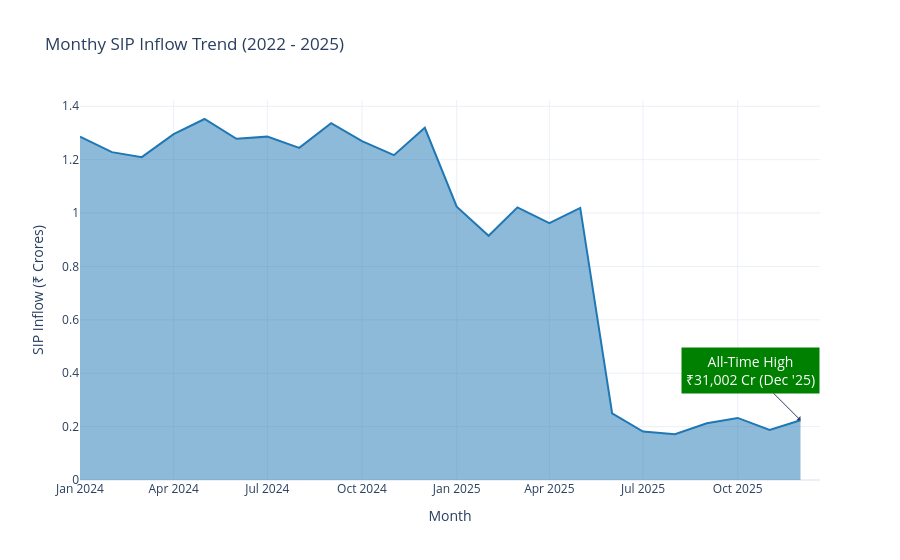

The notebook cell saved with this chart:
### Code cell
query_sip = """
SELECT d.year, d.month, SUM(t.amount_inr) as total_sip_inr
FROM fact_transactions t
JOIN dim_date d ON t.transaction_date = d.date
WHERE t.transaction_type = 'SIP'
GROUP BY d.year, d.month
ORDER BY d.year, d.month
"""
sip_df = pd.read_sql(query_sip, engine)
sip_df['period'] = pd.to_datetime(sip_df['year'].astype(str) + '-' + sip_df['month'].astype(str) + '-01')
sip_df['total_sip_cr'] = sip_df['total_sip_inr'] / 10000000
fig_sip = px.area(
    sip_df, x='period', y='total_sip_cr',
    title="Monthy SIP Inflow Trend (2022 - 2025)",
    labels={'total_sip_cr': 'SIP Inflow (₹ Crores)', 'period' : 'Month'},
    color_discrete_sequence=['#1f77b4']
)
target_date = pd.to_datetime('2025-12-01')
target_date_str = target_date.strftime('%Y-%m-%d')

try:
    y_value = sip_df[sip_df['period'] == target_date]['total_sip_cr'].values[0]
except IndexError:
    y_value = sip_df['total_sip_cr'].max()

fig_sip.add_annotation(
    x=target_date_str,
    y=y_value,
    text="All-Time High<br>₹31,002 Cr (Dec '25)",
    showarrow=True, arrowhead=1, ax=-50, ay=-50,
    font=dict(size=14, color="white"), bgcolor="green", borderpad=4
)

#code for actual highest volume
"""
peak_row = sip_df.loc[sip_df['total_sip_cr'].idxmax()]
fig_sip.add_annotation(
    x=peak_row['period'],y=peak_row['total_sip_cr'],
    text=f"All Time High<br>₹31,002 Cr (Dec '25)",
    showarrow=True,arrowhead=1,ax=-50,ay=-50,
    font=dict(size=14, color="white"), bgcolor='green', borderpad=4
)
"""
fig_sip.update_layout(template='plotly_white')
fig_sip.show()
try:
    fig_sip.write_image(export_dir / "sip_inflow_trend.png", width=1000, height=500)
except Exception as e:
    print("Error: ", e)

### Figure 1 — Plotly figure (JSON) as saved in the notebook; plotly's stock layout.template omitted (floating-point values rounded to 4 significant figures)
{"data": [{"fillpattern": {"shape": ""}, "hovertemplate": "Month=%{x}<br>SIP Inflow (₹ Crores)=%{y}<extra></extra>", "legendgroup": "", "line": {"color": "#1f77b4"}, "marker": {"symbol": "circle"}, "mode": "lines", "name": "", "orientation": "v", "showlegend": false, "stackgroup": "1", "type": "scatter", "x": ["2024-01-01T00:00:00", "2024-02-01T00:00:00", "2024-03-01T00:00:00", "2024-04-01T00:00:00", "2024-05-01T00:00:00", "2024-06-01T00:00:00", "2024-07-01T00:00:00", "2024-08-01T00:00:00", "2024-09-01T00:00:00", "2024-10-01T00:00:00", "2024-11-01T00:00:00", "2024-12-01T00:00:00", "2025-01-01T00:00:00", "2025-02-01T00:00:00", "2025-03-01T00:00:00", "2025-04-01T00:00:00", "2025-05-01T00:00:00", "2025-06-01T00:00:00", "2025-07-01T00:00:00", "2025-08-01T00:00:00", "2025-09-01T00:00:00", "2025-10-01T00:00:00", "2025-11-01T00:00:00", "2025-12-01T00:00:00"], "xaxis": "x", "y": [1.286, 1.228, 1.209, 1.296, 1.352, 1.278, 1.286, 1.244, 1.337, 1.269, 1.217, 1.319, 1.024, 0.9148, 1.021, 0.9621, 1.019, 0.2493, 0.1814, 0.1713, 0.2127, 0.2325, 0.1877, 0.2238], "yaxis": "y"}], "layout": {"annotations": [{"arrowhead": 1, "ax": -50, "ay": -50, "bgcolor": "green", "borderpad": 4, "font": {"color": "white", "size": 14}, "showarrow": true, "text": "All-Time High<br>₹31,002 Cr (Dec '25)", "x": "2025-12-01", "y": 0.2238}], "legend": {"tracegroupgap": 0}, "title": {"text": "Monthy SIP Inflow Trend (2022 - 2025)"}, "xaxis": {"anchor": "y", "domain": [0, 1], "title": {"text": "Month"}}, "yaxis": {"anchor": "x", "domain": [0, 1], "title": {"text": "SIP Inflow (₹ Crores)"}}}}
